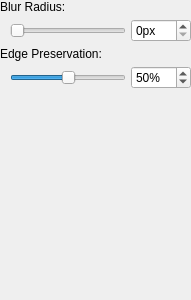
<?xml version="1.0" encoding="UTF-8"?>
<ui version="4.0">
 <class>FilterWidget</class>
 <widget class="QWidget" name="FilterWidget">
  <property name="geometry">
   <rect>
    <x>0</x>
    <y>0</y>
    <width>191</width>
    <height>300</height>
   </rect>
  </property>
  <property name="windowTitle">
   <string>Form</string>
  </property>
  <layout class="QVBoxLayout" name="verticalLayout" stretch="0,1">
   <property name="spacing">
    <number>0</number>
   </property>
   <property name="leftMargin">
    <number>0</number>
   </property>
   <property name="topMargin">
    <number>0</number>
   </property>
   <property name="rightMargin">
    <number>0</number>
   </property>
   <property name="bottomMargin">
    <number>0</number>
   </property>
   <item>
    <layout class="QGridLayout" name="gridLayout" columnstretch="1,0">
     <property name="spacing">
      <number>5</number>
     </property>
     <item row="3" column="0">
      <layout class="QHBoxLayout" name="horizontalLayout_4">
       <property name="spacing">
        <number>5</number>
       </property>
       <property name="leftMargin">
        <number>10</number>
       </property>
       <item>
        <widget class="QSlider" name="mSliderEdgePreservation">
         <property name="maximum">
          <number>100</number>
         </property>
         <property name="value">
          <number>50</number>
         </property>
         <property name="orientation">
          <enum>Qt::Horizontal</enum>
         </property>
        </widget>
       </item>
      </layout>
     </item>
     <item row="1" column="0">
      <layout class="QHBoxLayout" name="horizontalLayout_3">
       <property name="spacing">
        <number>5</number>
       </property>
       <property name="leftMargin">
        <number>10</number>
       </property>
       <item>
        <widget class="QSlider" name="mSliderRadius">
         <property name="maximum">
          <number>100</number>
         </property>
         <property name="orientation">
          <enum>Qt::Horizontal</enum>
         </property>
        </widget>
       </item>
      </layout>
     </item>
     <item row="2" column="0">
      <widget class="QLabel" name="label_3">
       <property name="text">
        <string>Edge Preservation:</string>
       </property>
      </widget>
     </item>
     <item row="0" column="0">
      <widget class="QLabel" name="label_2">
       <property name="text">
        <string>Blur Radius:</string>
       </property>
      </widget>
     </item>
     <item row="3" column="1">
      <widget class="QSpinBox" name="mSpinEdgePreservation">
       <property name="suffix">
        <string>%</string>
       </property>
       <property name="maximum">
        <number>100</number>
       </property>
       <property name="value">
        <number>50</number>
       </property>
      </widget>
     </item>
     <item row="1" column="1">
      <widget class="QSpinBox" name="mSpinRadius">
       <property name="suffix">
        <string>px</string>
       </property>
       <property name="maximum">
        <number>100</number>
       </property>
      </widget>
     </item>
    </layout>
   </item>
   <item>
    <spacer name="verticalSpacer">
     <property name="orientation">
      <enum>Qt::Vertical</enum>
     </property>
     <property name="sizeHint" stdset="0">
      <size>
       <width>0</width>
       <height>0</height>
      </size>
     </property>
    </spacer>
   </item>
  </layout>
 </widget>
 <resources/>
 <connections/>
</ui>
